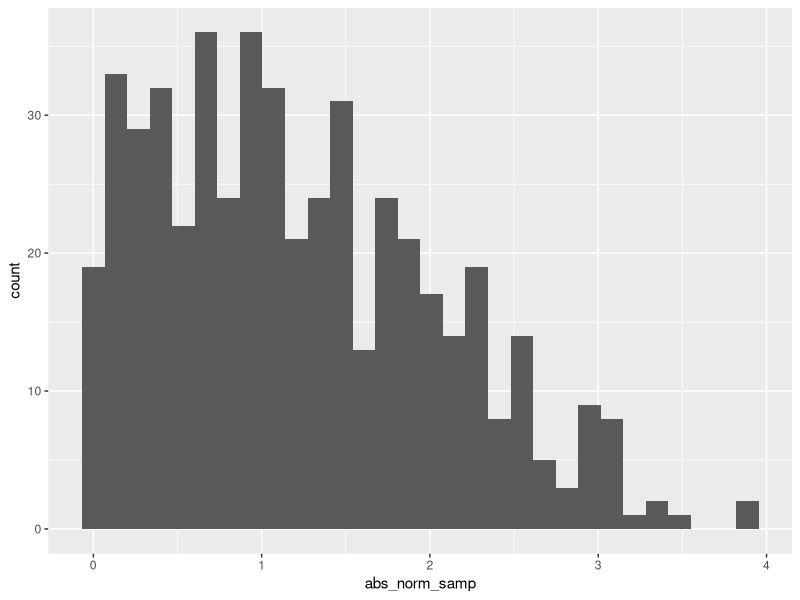

Reproduce this figure in R.
## ---- chunk 1
library(tidyverse)

## load the packages will be used in the following chunks
## meesage FALSE = code chunk invisible
## ---- chunk 2
samp = rnorm(100)
length(samp)
## ---- chunk 3
# naming a code chuck
## ---- chunk 4
#echo = do you want to see your code or not? 
#
## ---- chunk 5
set.seed(2)

la_df =
  tibble(
    norm_samp = rnorm(500, mean = 1), 
    norm_samp_pos = norm_samp > 1, 
    abs_norm_samp = abs(norm_samp)
  )

ggplot(la_df, aes(x = abs_norm_samp)) + geom_histogram()

median_samp = median(pull(la_df, norm_samp))

